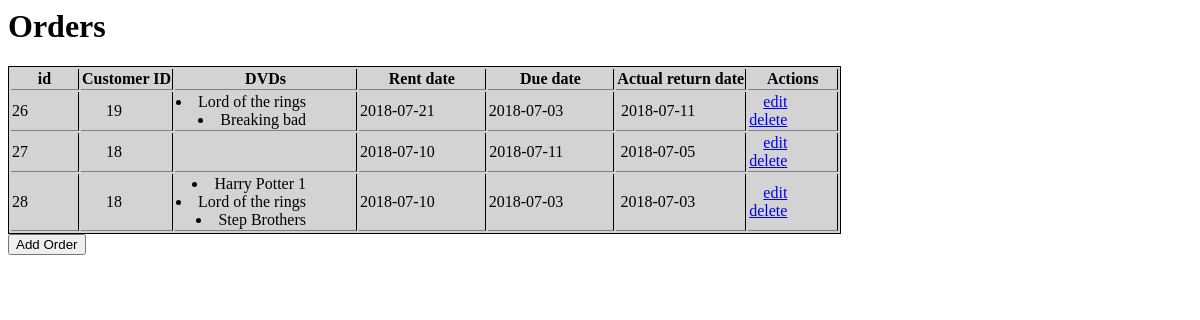
The app's page /order.php with its own data.
### tables this page shows
CREATE TABLE `orders` (
  `id` int(11) NOT NULL,
  `customer_id` int(30) DEFAULT NULL,
  `due_date` date DEFAULT NULL,
  `rent_date` date DEFAULT NULL,
  `actual_return_date` date DEFAULT NULL
);

CREATE TABLE `dvd_order` (
  `id` int(11) NOT NULL,
  `dvd_id` int(11) DEFAULT NULL,
  `order_id` int(11) DEFAULT NULL
);

CREATE TABLE `dvd` (
  `id` int(11) NOT NULL,
  `name` varchar(200) DEFAULT '0',
  `description` varchar(200) DEFAULT '0',
  `release_date` date DEFAULT NULL,
  `category_id` int(50) DEFAULT '0'
);

### connect.php (called while the page is built, shortened)
<?php
class mysql_database{
    public function __construct($host,$user, $pass,$db)
    {
       $this->conn = new mysqli($host, $user, $pass,$db);
    }
    public function fetch($query){
     return $this->conn->query($query);
    }
}
?>

### order.php (the view, shortened to what this page needs)
<?php
  require_once('connect.php');
?>
<html>
 <head>
    <link rel="stylesheet" href="style.css">
 </head>
   <body>
   <h1>Orders</h1>
      <table>
        <tr><th>id</th><th>Customer ID</th><th>DVDs</th><th>Rent date</th><th>Due date</th><th>Actual return date</th><th>Actions</th></tr>
           <?php
              $order = new mysql_database('localhost','root','','dvd_shop');
              $result = $order->fetch("
              select *
              from orders");
              while ($row = $result->fetch_assoc()) {
             ?>
                <td><?php echo $row["id"]?></td>
                <td><?php echo $row["customer_id"]?></td>
                <td>
               <?php $result2 = $order->fetch("SELECT *
                                                from dvd_order
                                                join dvd on dvd_order.dvd_id = dvd.id
                                                where order_id = ".$row['id']."");
                    while($row2 = $result2->fetch_assoc()) {
                 ?>
                      <li><?= $row2["name"] ?></li>
                   <?php } ?>
                </td>
                <td><?php echo $row["rent_date"]?></td>
                <td><?php echo $row["due_date"]?></td>
                <td><?php echo $row["actual_return_date"]?></td>
                <td>
                  <a href="updateOrder.php?id=<?= $row['id'] ?>">edit</a>
                  <br>
                  <a href="deleteOrder.php?id=<?php echo $row['id']?>">delete</a>
                </td>
          <?php  } ?>
        </table>
        <form action="addOrder.php">
          <input  type="submit" value="Add Order">
        </form>
   </body>
</html>

### style.css (style rules this page uses)
table { border: 1px solid black; background-color:lightgrey; }
td { padding-right:50px; border-bottom:1px solid grey; }
td { text-align:right; border-right: 1px solid black; }
th { border-bottom:1px solid grey; border-right: 1px solid black; }

### records on screen
orders: id "26", customer "19", rent_date "2018-07-21", due_date "2018-07-03", actual_return_date "2018-07-11"
dvd_order: dvd.name "Lord of the rings"
dvd_order: dvd.name "Breaking bad"
orders: id "27", customer "18", rent_date "2018-07-10", due_date "2018-07-11", actual_return_date "2018-07-05"
orders: id "28", customer "18", rent_date "2018-07-10", due_date "2018-07-03", actual_return_date "2018-07-03"
dvd_order: dvd.name "Harry Potter 1"
dvd_order: dvd.name "Lord of the rings"
dvd_order: dvd.name "Step Brothers"
